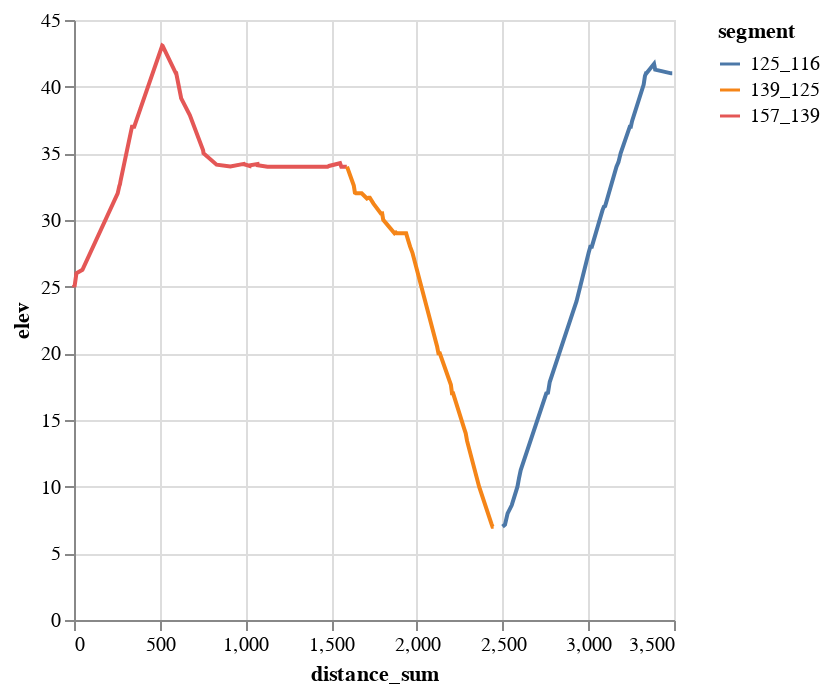

The notebook cell saved with this chart:
### Code cell
# chart_broadway = alt.Chart(df_walk_broadway).mark_line().encode(
alt.Chart(df_walk_broadway).mark_line().encode(
    x='distance_sum',
    y='elev',
    #y=alt.Y(max=3650),
    color='segment:N'
)
# chart_broadway.show()

### Figure 1 — Vega-Lite specification as saved in the notebook (floating-point values rounded to 4 significant figures)
{"config": {"view": {"continuousWidth": 300, "continuousHeight": 300}}, "data": {"name": "data-aa9ba5f20d703f0951a12227086baf8d"}, "mark": {"type": "line"}, "encoding": {"color": {"field": "segment", "type": "nominal"}, "x": {"field": "distance_sum", "type": "quantitative"}, "y": {"field": "elev", "type": "quantitative"}}, "$schema": "https://vega.github.io/schema/vega-lite/v5.8.0.json", "datasets": {"data-aa9ba5f20d703f0951a12227086baf8d": [{"Unnamed: 0": 0, "lat": 40.83, "long": -73.95, "elev": 25.16, "d_distance": 0.0, "d_height": 0.0, "slope": 0.0, "slope_angle": 0.0, "d_calories": 0.0, "calories_sum": 0.0, "distance_sum": 0.0, "seg_id": 1, "segment": "157_139"}, {"Unnamed: 0": 1, "lat": 40.83, "long": -73.95, "elev": 24.97, "d_distance": 2.787, "d_height": -0.19, "slope": -0.06817, "slope_angle": -3.9, "d_calories": 0.1294, "calories_sum": 0.1294, "distance_sum": 2.787, "seg_id": 1, "segment": "157_139"}, {"Unnamed: 0": 2, "lat": 40.83, "long": -73.95, "elev": 26.01, "d_distance": 11.45, "d_height": 1.04, "slope": 0.0908, "slope_angle": 5.188, "d_calories": 0.9388, "calories_sum": 1.068, "distance_sum": 14.24, "seg_id": 1, "segment": "157_139"}, {"Unnamed: 0": 3, "lat": 40.83, "long": -73.95, "elev": 26.27, "d_distance": 34.98, "d_height": 0.26, "slope": 0.007434, "slope_angle": 0.4259, "d_calories": 1.739, "calories_sum": 2.807, "distance_sum": 49.22, "seg_id": 1, "segment": "157_139"}, {"Unnamed: 0": 4, "lat": 40.83, "long": -73.95, "elev": 32.0, "d_distance": 205.7, "d_height": 5.73, "slope": 0.02786, "slope_angle": 1.596, "d_calories": 12.27, "calories_sum": 15.07, "distance_sum": 254.9, "seg_id": 1, "segment": "157_139"}, {"Unnamed: 0": 5, "lat": 40.83, "long": -73.95, "elev": 32.55, "d_distance": 9.511, "d_height": 0.55, "slope": 0.05783, "slope_angle": 3.31, "d_calories": 0.6685, "calories_sum": 15.74, "distance_sum": 264.4, "seg_id": 1, "segment": "157_139"}, {"Unnamed: 0": 6, "lat": 40.83, "long": -73.95, "elev": 32.55, "d_distance": 0.0, "d_height": 0.0, "slope": 0.0, "slope_angle": 0.0, "d_calories": 0.0, "calories_sum": 15.74, "distance_sum": 264.4, "seg_id": 1, "segment": "157_139"}, {"Unnamed: 0": 7, "lat": 40.83, "long": -73.95, "elev": 32.55, "d_distance": 0.0, "d_height": 0.0, "slope": 0.0, "slope_angle": 0.0, "d_calories": 0.0, "calories_sum": 15.74, "distance_sum": 264.4, "seg_id": 1, "segment": "157_139"}, {"Unnamed: 0": 8, "lat": 40.83, "long": -73.95, "elev": 32.68, "d_distance": 3.734, "d_height": 0.13, "slope": 0.03482, "slope_angle": 1.994, "d_calories": 0.2319, "calories_sum": 15.97, "distance_sum": 268.1, "seg_id": 1, "segment": "157_139"}, {"Unnamed: 0": 9, "lat": 40.83, "long": -73.95, "elev": 32.96, "d_distance": 3.734, "d_height": 0.28, "slope": 0.07499, "slope_angle": 4.289, "d_calories": 0.2852, "calories_sum": 16.26, "distance_sum": 271.9, "seg_id": 1, "segment": "157_139"}, {"Unnamed: 0": 10, "lat": 40.83, "long": -73.95, "elev": 37.0, "d_distance": 66.44, "d_height": 4.04, "slope": 0.06081, "slope_angle": 3.48, "d_calories": 4.74, "calories_sum": 21.0, "distance_sum": 338.3, "seg_id": 1, "segment": "157_139"}, {"Unnamed: 0": 11, "lat": 40.83, "long": -73.95, "elev": 37.0, "d_distance": 12.99, "d_height": 0.0, "slope": 0.0, "slope_angle": 0.0, "d_calories": 0.6459, "calories_sum": 21.64, "distance_sum": 351.3, "seg_id": 1, "segment": "157_139"}, {"Unnamed: 0": 12, "lat": 40.83, "long": -73.95, "elev": 38.42, "d_distance": 38.13, "d_height": 1.42, "slope": 0.03725, "slope_angle": 2.133, "d_calories": 2.401, "calories_sum": 24.05, "distance_sum": 389.4, "seg_id": 1, "segment": "157_139"}, {"Unnamed: 0": 13, "lat": 40.83, "long": -73.95, "elev": 38.47, "d_distance": 1.111, "d_height": 0.05, "slope": 0.04499, "slope_angle": 2.576, "d_calories": 0.07304, "calories_sum": 24.12, "distance_sum": 390.5, "seg_id": 1, "segment": "157_139"}, {"Unnamed: 0": 14, "lat": 40.83, "long": -73.95, "elev": 43.08, "d_distance": 124.2, "d_height": 4.61, "slope": 0.03712, "slope_angle": 2.126, "d_calories": 7.816, "calories_sum": 31.93, "distance_sum": 514.7, "seg_id": 1, "segment": "157_139"}, {"Unnamed: 0": 15, "lat": 40.83, "long": -73.95, "elev": 43.06, "d_distance": 2.376, "d_height": -0.02, "slope": -0.008417, "slope_angle": -0.4822, "d_calories": 0.1181, "calories_sum": 32.05, "distance_sum": 517.1, "seg_id": 1, "segment": "157_139"}, {"Unnamed: 0": 16, "lat": 40.83, "long": -73.95, "elev": 41.0, "d_distance": 77.08, "d_height": -2.06, "slope": -0.02673, "slope_angle": -1.531, "d_calories": 3.58, "calories_sum": 35.63, "distance_sum": 594.2, "seg_id": 1, "segment": "157_139"}, {"Unnamed: 0": 17, "lat": 40.83, "long": -73.95, "elev": 41.0, "d_distance": 2.223, "d_height": 0.0, "slope": 0.0, "slope_angle": 0.0, "d_calories": 0.1105, "calories_sum": 35.74, "distance_sum": 596.4, "seg_id": 1, "segment": "157_139"}, {"Unnamed: 0": 18, "lat": 40.83, "long": -73.95, "elev": 39.22, "d_distance": 27.51, "d_height": -1.78, "slope": -0.06471, "slope_angle": -3.702, "d_calories": 1.277, "calories_sum": 37.02, "distance_sum": 623.9, "seg_id": 1, "segment": "157_139"}, {"Unnamed: 0": 19, "lat": 40.83, "long": -73.95, "elev": 39.13, "d_distance": 0.8408, "d_height": -0.09, "slope": -0.107, "slope_angle": -6.11, "d_calories": 0.03905, "calories_sum": 37.06, "distance_sum": 624.7, "seg_id": 1, "segment": "157_139"}, {"Unnamed: 0": 20, "lat": 40.83, "long": -73.95, "elev": 37.87, "d_distance": 50.7, "d_height": -1.26, "slope": -0.02485, "slope_angle": -1.424, "d_calories": 2.354, "calories_sum": 39.41, "distance_sum": 675.4, "seg_id": 1, "segment": "157_139"}, {"Unnamed: 0": 21, "lat": 40.83, "long": -73.95, "elev": 35.23, "d_distance": 77.63, "d_height": -2.64, "slope": -0.03401, "slope_angle": -1.948, "d_calories": 3.605, "calories_sum": 43.02, "distance_sum": 753.1, "seg_id": 1, "segment": "157_139"}, {"Unnamed: 0": 22, "lat": 40.83, "long": -73.95, "elev": 35.0, "d_distance": 2.376, "d_height": -0.23, "slope": -0.09679, "slope_angle": -5.529, "d_calories": 0.1103, "calories_sum": 43.13, "distance_sum": 755.5, "seg_id": 1, "segment": "157_139"}, {"Unnamed: 0": 23, "lat": 40.83, "long": -73.95, "elev": 35.0, "d_distance": 0.0, "d_height": 0.0, "slope": 0.0, "slope_angle": 0.0, "d_calories": 0.0, "calories_sum": 43.13, "distance_sum": 755.5, "seg_id": 1, "segment": "157_139"}, {"Unnamed: 0": 24, "lat": 40.83, "long": -73.95, "elev": 34.15, "d_distance": 76.25, "d_height": -0.85, "slope": -0.01115, "slope_angle": -0.6387, "d_calories": 3.791, "calories_sum": 46.92, "distance_sum": 831.7, "seg_id": 1, "segment": "157_139"}, {"Unnamed: 0": 25, "lat": 40.83, "long": -73.95, "elev": 34.02, "d_distance": 80.39, "d_height": -0.13, "slope": -0.001617, "slope_angle": -0.09265, "d_calories": 3.997, "calories_sum": 50.92, "distance_sum": 912.1, "seg_id": 1, "segment": "157_139"}, {"Unnamed: 0": 26, "lat": 40.83, "long": -73.95, "elev": 34.21, "d_distance": 78.6, "d_height": 0.19, "slope": 0.002417, "slope_angle": 0.1385, "d_calories": 3.908, "calories_sum": 54.83, "distance_sum": 990.7, "seg_id": 1, "segment": "157_139"}, {"Unnamed: 0": 27, "lat": 40.83, "long": -73.95, "elev": 34.18, "d_distance": 1.394, "d_height": -0.03, "slope": -0.02153, "slope_angle": -1.233, "d_calories": 0.06471, "calories_sum": 54.89, "distance_sum": 992.1, "seg_id": 1, "segment": "157_139"}, {"Unnamed: 0": 28, "lat": 40.83, "long": -73.95, "elev": 34.05, "d_distance": 33.99, "d_height": -0.13, "slope": -0.003824, "slope_angle": -0.2191, "d_calories": 1.69, "calories_sum": 56.58, "distance_sum": 1026.0, "seg_id": 1, "segment": "157_139"}, {"Unnamed: 0": 29, "lat": 40.83, "long": -73.95, "elev": 34.1, "d_distance": 1.394, "d_height": 0.05, "slope": 0.03588, "slope_angle": 2.055, "d_calories": 0.08708, "calories_sum": 56.67, "distance_sum": 1027.0, "seg_id": 1, "segment": "157_139"}, {"Unnamed: 0": 30, "lat": 40.83, "long": -73.95, "elev": 34.19, "d_distance": 43.24, "d_height": 0.09, "slope": 0.002082, "slope_angle": 0.1193, "d_calories": 2.15, "calories_sum": 58.82, "distance_sum": 1071.0, "seg_id": 1, "segment": "157_139"}, {"Unnamed: 0": 31, "lat": 40.83, "long": -73.95, "elev": 34.11, "d_distance": 0.8409, "d_height": -0.08, "slope": -0.09514, "slope_angle": -5.435, "d_calories": 0.03905, "calories_sum": 58.86, "distance_sum": 1072.0, "seg_id": 1, "segment": "157_139"}, {"Unnamed: 0": 32, "lat": 40.83, "long": -73.95, "elev": 34.0, "d_distance": 57.19, "d_height": -0.11, "slope": -0.001923, "slope_angle": -0.1102, "d_calories": 2.843, "calories_sum": 61.7, "distance_sum": 1129.0, "seg_id": 1, "segment": "157_139"}, {"Unnamed: 0": 33, "lat": 40.83, "long": -73.95, "elev": 34.0, "d_distance": 1.111, "d_height": 0.0, "slope": 0.0, "slope_angle": 0.0, "d_calories": 0.05525, "calories_sum": 61.76, "distance_sum": 1130.0, "seg_id": 1, "segment": "157_139"}, {"Unnamed: 0": 34, "lat": 40.83, "long": -73.95, "elev": 34.0, "d_distance": 12.99, "d_height": 0.0, "slope": 0.0, "slope_angle": 0.0, "d_calories": 0.6459, "calories_sum": 62.4, "distance_sum": 1143.0, "seg_id": 1, "segment": "157_139"}, {"Unnamed: 0": 35, "lat": 40.83, "long": -73.95, "elev": 34.0, "d_distance": 12.58, "d_height": 0.0, "slope": 0.0, "slope_angle": 0.0, "d_calories": 0.6252, "calories_sum": 63.03, "distance_sum": 1155.0, "seg_id": 1, "segment": "157_139"}, {"Unnamed: 0": 36, "lat": 40.83, "long": -73.95, "elev": 34.0, "d_distance": 0.8409, "d_height": 0.0, "slope": 0.0, "slope_angle": 0.0, "d_calories": 0.04181, "calories_sum": 63.07, "distance_sum": 1156.0, "seg_id": 1, "segment": "157_139"}, {"Unnamed: 0": 37, "lat": 40.83, "long": -73.95, "elev": 34.0, "d_distance": 12.58, "d_height": 0.0, "slope": 0.0, "slope_angle": 0.0, "d_calories": 0.6252, "calories_sum": 63.69, "distance_sum": 1169.0, "seg_id": 1, "segment": "157_139"}, {"Unnamed: 0": 38, "lat": 40.83, "long": -73.95, "elev": 34.0, "d_distance": 74.08, "d_height": 0.0, "slope": 0.0, "slope_angle": 0.0, "d_calories": 3.683, "calories_sum": 67.38, "distance_sum": 1243.0, "seg_id": 1, "segment": "157_139"}, {"Unnamed: 0": 39, "lat": 40.83, "long": -73.95, "elev": 34.0, "d_distance": 70.17, "d_height": 0.0, "slope": 0.0, "slope_angle": 0.0, "d_calories": 3.489, "calories_sum": 70.87, "distance_sum": 1313.0, "seg_id": 1, "segment": "157_139"}, {"Unnamed: 0": 40, "lat": 40.83, "long": -73.95, "elev": 34.0, "d_distance": 5.111, "d_height": 0.0, "slope": 0.0, "slope_angle": 0.0, "d_calories": 0.2541, "calories_sum": 71.12, "distance_sum": 1318.0, "seg_id": 1, "segment": "157_139"}, {"Unnamed: 0": 41, "lat": 40.83, "long": -73.95, "elev": 34.0, "d_distance": 2.376, "d_height": 0.0, "slope": 0.0, "slope_angle": 0.0, "d_calories": 0.1181, "calories_sum": 71.24, "distance_sum": 1321.0, "seg_id": 1, "segment": "157_139"}, {"Unnamed: 0": 42, "lat": 40.83, "long": -73.95, "elev": 34.0, "d_distance": 7.882, "d_height": 0.0, "slope": 0.0, "slope_angle": 0.0, "d_calories": 0.3919, "calories_sum": 71.63, "distance_sum": 1328.0, "seg_id": 1, "segment": "157_139"}, {"Unnamed: 0": 43, "lat": 40.82, "long": -73.95, "elev": 34.0, "d_distance": 63.27, "d_height": 0.0, "slope": 0.0, "slope_angle": 0.0, "d_calories": 3.146, "calories_sum": 74.78, "distance_sum": 1392.0, "seg_id": 1, "segment": "157_139"}, {"Unnamed: 0": 44, "lat": 40.82, "long": -73.95, "elev": 34.0, "d_distance": 7.882, "d_height": 0.0, "slope": 0.0, "slope_angle": 0.0, "d_calories": 0.3919, "calories_sum": 75.17, "distance_sum": 1400.0, "seg_id": 1, "segment": "157_139"}, {"Unnamed: 0": 45, "lat": 40.82, "long": -73.95, "elev": 34.0, "d_distance": 6.495, "d_height": 0.0, "slope": 0.0, "slope_angle": 0.0, "d_calories": 0.3229, "calories_sum": 75.49, "distance_sum": 1406.0, "seg_id": 1, "segment": "157_139"}, {"Unnamed: 0": 46, "lat": 40.82, "long": -73.95, "elev": 34.0, "d_distance": 26.53, "d_height": 0.0, "slope": 0.0, "slope_angle": 0.0, "d_calories": 1.319, "calories_sum": 76.81, "distance_sum": 1433.0, "seg_id": 1, "segment": "157_139"}, {"Unnamed: 0": 47, "lat": 40.82, "long": -73.95, "elev": 34.0, "d_distance": 1.111, "d_height": 0.0, "slope": 0.0, "slope_angle": 0.0, "d_calories": 0.05525, "calories_sum": 76.86, "distance_sum": 1434.0, "seg_id": 1, "segment": "157_139"}, {"Unnamed: 0": 48, "lat": 40.82, "long": -73.95, "elev": 34.0, "d_distance": 38.13, "d_height": 0.0, "slope": 0.0, "slope_angle": 0.0, "d_calories": 1.896, "calories_sum": 78.76, "distance_sum": 1472.0, "seg_id": 1, "segment": "157_139"}, {"Unnamed: 0": 49, "lat": 40.82, "long": -73.95, "elev": 34.0, "d_distance": 7.882, "d_height": 0.0, "slope": 0.0, "slope_angle": 0.0, "d_calories": 0.3919, "calories_sum": 79.15, "distance_sum": 1480.0, "seg_id": 1, "segment": "157_139"}, {"Unnamed: 0": 50, "lat": 40.82, "long": -73.95, "elev": 34.05, "d_distance": 7.129, "d_height": 0.05, "slope": 0.007014, "slope_angle": 0.4019, "d_calories": 0.3544, "calories_sum": 79.51, "distance_sum": 1487.0, "seg_id": 1, "segment": "157_139"}, {"Unnamed: 0": 51, "lat": 40.82, "long": -73.95, "elev": 34.26, "d_distance": 65.06, "d_height": 0.21, "slope": 0.003228, "slope_angle": 0.1849, "d_calories": 3.235, "calories_sum": 82.74, "distance_sum": 1552.0, "seg_id": 1, "segment": "157_139"}, {"Unnamed: 0": 52, "lat": 40.82, "long": -73.95, "elev": 34.0, "d_distance": 7.468, "d_height": -0.26, "slope": -0.03482, "slope_angle": -1.994, "d_calories": 0.3468, "calories_sum": 83.09, "distance_sum": 1559.0, "seg_id": 1, "segment": "157_139"}, {"Unnamed: 0": 53, "lat": 40.82, "long": -73.95, "elev": 34.0, "d_distance": 1.394, "d_height": 0.0, "slope": 0.0, "slope_angle": 0.0, "d_calories": 0.06929, "calories_sum": 83.16, "distance_sum": 1561.0, "seg_id": 1, "segment": "157_139"}, {"Unnamed: 0": 54, "lat": 40.82, "long": -73.95, "elev": 34.0, "d_distance": 5.111, "d_height": 0.0, "slope": 0.0, "slope_angle": 0.0, "d_calories": 0.2541, "calories_sum": 83.41, "distance_sum": 1566.0, "seg_id": 1, "segment": "157_139"}, {"Unnamed: 0": 55, "lat": 40.82, "long": -73.95, "elev": 34.0, "d_distance": 25.56, "d_height": 0.0, "slope": 0.0, "slope_angle": 0.0, "d_calories": 1.271, "calories_sum": 84.68, "distance_sum": 1591.0, "seg_id": 1, "segment": "157_139"}, {"Unnamed: 0": 56, "lat": 40.82, "long": -73.95, "elev": 34.0, "d_distance": 1.111, "d_height": 0.0, "slope": 0.0, "slope_angle": 0.0, "d_calories": 0.05525, "calories_sum": 84.74, "distance_sum": 1593.0, "seg_id": 2, "segment": "139_125"}, {"Unnamed: 0": 57, "lat": 40.82, "long": -73.95, "elev": 32.59, "d_distance": 39.51, "d_height": -1.41, "slope": -0.03569, "slope_angle": -2.044, "d_calories": 1.835, "calories_sum": 86.57, "distance_sum": 1632.0, "seg_id": 2, "segment": "139_125"}, {"Unnamed: 0": 58, "lat": 40.82, "long": -73.95, "elev": 32.05, "d_distance": 6.495, "d_height": -0.54, "slope": -0.08314, "slope_angle": -4.753, "d_calories": 0.3016, "calories_sum": 86.87, "distance_sum": 1639.0, "seg_id": 2, "segment": "139_125"}, {"Unnamed: 0": 59, "lat": 40.82, "long": -73.95, "elev": 32.0, "d_distance": 6.495, "d_height": -0.05, "slope": -0.007698, "slope_angle": -0.4411, "d_calories": 0.3229, "calories_sum": 87.2, "distance_sum": 1645.0, "seg_id": 2, "segment": "139_125"}, {"Unnamed: 0": 60, "lat": 40.82, "long": -73.95, "elev": 32.0, "d_distance": 33.02, "d_height": 0.0, "slope": 0.0, "slope_angle": 0.0, "d_calories": 1.642, "calories_sum": 88.84, "distance_sum": 1678.0, "seg_id": 2, "segment": "139_125"}, {"Unnamed: 0": 61, "lat": 40.82, "long": -73.95, "elev": 32.0, "d_distance": 0.0, "d_height": 0.0, "slope": 0.0, "slope_angle": 0.0, "d_calories": 0.0, "calories_sum": 88.84, "distance_sum": 1678.0, "seg_id": 2, "segment": "139_125"}, {"Unnamed: 0": 62, "lat": 40.82, "long": -73.95, "elev": 31.61, "d_distance": 30.67, "d_height": -0.39, "slope": -0.01272, "slope_angle": -0.7286, "d_calories": 1.525, "calories_sum": 90.36, "distance_sum": 1709.0, "seg_id": 2, "segment": "139_125"}, {"Unnamed: 0": 63, "lat": 40.82, "long": -73.95, "elev": 31.67, "d_distance": 8.842, "d_height": 0.06, "slope": 0.006785, "slope_angle": 0.3888, "d_calories": 0.4396, "calories_sum": 90.8, "distance_sum": 1718.0, "seg_id": 2, "segment": "139_125"}, {"Unnamed: 0": 64, "lat": 40.82, "long": -73.95, "elev": 31.67, "d_distance": 0.0, "d_height": 0.0, "slope": 0.0, "slope_angle": 0.0, "d_calories": 0.0, "calories_sum": 90.8, "distance_sum": 1718.0, "seg_id": 2, "segment": "139_125"}, {"Unnamed: 0": 65, "lat": 40.82, "long": -73.95, "elev": 31.67, "d_distance": 7.883, "d_height": 0.0, "slope": 0.0, "slope_angle": 0.0, "d_calories": 0.3919, "calories_sum": 91.19, "distance_sum": 1725.0, "seg_id": 2, "segment": "139_125"}, {"Unnamed: 0": 66, "lat": 40.82, "long": -73.95, "elev": 31.23, "d_distance": 21.42, "d_height": -0.44, "slope": -0.02054, "slope_angle": -1.177, "d_calories": 0.9946, "calories_sum": 92.19, "distance_sum": 1747.0, "seg_id": 2, "segment": "139_125"}, {"Unnamed: 0": 67, "lat": 40.82, "long": -73.95, "elev": 31.23, "d_distance": 0.0, "d_height": 0.0, "slope": 0.0, "slope_angle": 0.0, "d_calories": 0.0, "calories_sum": 92.19, "distance_sum": 1747.0, "seg_id": 2, "segment": "139_125"}, {"Unnamed: 0": 68, "lat": 40.82, "long": -73.95, "elev": 30.49, "d_distance": 42.84, "d_height": -0.74, "slope": -0.01728, "slope_angle": -0.9897, "d_calories": 2.13, "calories_sum": 94.32, "distance_sum": 1790.0, "seg_id": 2, "segment": "139_125"}, {"Unnamed: 0": 69, "lat": 40.82, "long": -73.95, "elev": 30.5, "d_distance": 7.883, "d_height": 0.01, "slope": 0.001269, "slope_angle": 0.07269, "d_calories": 0.3919, "calories_sum": 94.71, "distance_sum": 1798.0, "seg_id": 2, "segment": "139_125"}, {"Unnamed: 0": 70, "lat": 40.82, "long": -73.95, "elev": 30.4, "d_distance": 1.111, "d_height": -0.1, "slope": -0.08999, "slope_angle": -5.142, "d_calories": 0.05161, "calories_sum": 94.76, "distance_sum": 1799.0, "seg_id": 2, "segment": "139_125"}, {"Unnamed: 0": 71, "lat": 40.82, "long": -73.95, "elev": 30.01, "d_distance": 5.111, "d_height": -0.39, "slope": -0.07631, "slope_angle": -4.364, "d_calories": 0.2374, "calories_sum": 95.0, "distance_sum": 1804.0, "seg_id": 2, "segment": "139_125"}, {"Unnamed: 0": 72, "lat": 40.82, "long": -73.95, "elev": 29.0, "d_distance": 66.03, "d_height": -1.01, "slope": -0.0153, "slope_angle": -0.8763, "d_calories": 3.283, "calories_sum": 98.28, "distance_sum": 1870.0, "seg_id": 2, "segment": "139_125"}, {"Unnamed: 0": 73, "lat": 40.82, "long": -73.95, "elev": 29.05, "d_distance": 6.102, "d_height": 0.05, "slope": 0.008194, "slope_angle": 0.4695, "d_calories": 0.3034, "calories_sum": 98.59, "distance_sum": 1876.0, "seg_id": 2, "segment": "139_125"}, {"Unnamed: 0": 74, "lat": 40.82, "long": -73.95, "elev": 29.06, "d_distance": 1.394, "d_height": 0.01, "slope": 0.007176, "slope_angle": 0.4111, "d_calories": 0.06929, "calories_sum": 98.66, "distance_sum": 1877.0, "seg_id": 2, "segment": "139_125"}, {"Unnamed: 0": 75, "lat": 40.82, "long": -73.95, "elev": 29.0, "d_distance": 5.111, "d_height": -0.06, "slope": -0.01174, "slope_angle": -0.6726, "d_calories": 0.2541, "calories_sum": 98.91, "distance_sum": 1882.0, "seg_id": 2, "segment": "139_125"}, {"Unnamed: 0": 76, "lat": 40.82, "long": -73.96, "elev": 29.0, "d_distance": 53.87, "d_height": 0.0, "slope": 0.0, "slope_angle": 0.0, "d_calories": 2.679, "calories_sum": 101.6, "distance_sum": 1936.0, "seg_id": 2, "segment": "139_125"}, {"Unnamed: 0": 77, "lat": 40.82, "long": -73.96, "elev": 29.0, "d_distance": 1.111, "d_height": 0.0, "slope": 0.0, "slope_angle": 0.0, "d_calories": 0.05525, "calories_sum": 101.6, "distance_sum": 1937.0, "seg_id": 2, "segment": "139_125"}, {"Unnamed: 0": 78, "lat": 40.82, "long": -73.96, "elev": 28.49, "d_distance": 11.61, "d_height": -0.51, "slope": -0.04395, "slope_angle": -2.516, "d_calories": 0.5389, "calories_sum": 102.2, "distance_sum": 1949.0, "seg_id": 2, "segment": "139_125"}, {"Unnamed: 0": 79, "lat": 40.82, "long": -73.96, "elev": 28.0, "d_distance": 11.61, "d_height": -0.49, "slope": -0.04222, "slope_angle": -2.418, "d_calories": 0.5389, "calories_sum": 102.7, "distance_sum": 1961.0, "seg_id": 2, "segment": "139_125"}, {"Unnamed: 0": 80, "lat": 40.82, "long": -73.96, "elev": 27.54, "d_distance": 13.57, "d_height": -0.46, "slope": -0.0339, "slope_angle": -1.942, "d_calories": 0.6301, "calories_sum": 103.4, "distance_sum": 1974.0, "seg_id": 2, "segment": "139_125"}, {"Unnamed: 0": 81, "lat": 40.82, "long": -73.96, "elev": 20.49, "d_distance": 144.2, "d_height": -7.05, "slope": -0.04888, "slope_angle": -2.798, "d_calories": 6.698, "calories_sum": 110.0, "distance_sum": 2118.0, "seg_id": 2, "segment": "139_125"}, {"Unnamed: 0": 82, "lat": 40.82, "long": -73.96, "elev": 20.0, "d_distance": 7.468, "d_height": -0.49, "slope": -0.06561, "slope_angle": -3.754, "d_calories": 0.3468, "calories_sum": 110.4, "distance_sum": 2126.0, "seg_id": 2, "segment": "139_125"}, {"Unnamed: 0": 83, "lat": 40.82, "long": -73.96, "elev": 20.0, "d_distance": 7.883, "d_height": 0.0, "slope": 0.0, "slope_angle": 0.0, "d_calories": 0.3919, "calories_sum": 110.8, "distance_sum": 2134.0, "seg_id": 2, "segment": "139_125"}, {"Unnamed: 0": 84, "lat": 40.82, "long": -73.96, "elev": 17.64, "d_distance": 64.65, "d_height": -2.36, "slope": -0.0365, "slope_angle": -2.09, "d_calories": 3.002, "calories_sum": 113.8, "distance_sum": 2198.0, "seg_id": 2, "segment": "139_125"}, {"Unnamed: 0": 85, "lat": 40.82, "long": -73.96, "elev": 17.0, "d_distance": 6.495, "d_height": -0.64, "slope": -0.09853, "slope_angle": -5.627, "d_calories": 0.3016, "calories_sum": 114.1, "distance_sum": 2205.0, "seg_id": 2, "segment": "139_125"}, {"Unnamed: 0": 86, "lat": 40.82, "long": -73.96, "elev": 17.0, "d_distance": 6.495, "d_height": 0.0, "slope": 0.0, "slope_angle": 0.0, "d_calories": 0.3229, "calories_sum": 114.4, "distance_sum": 2211.0, "seg_id": 2, "segment": "139_125"}, {"Unnamed: 0": 87, "lat": 40.82, "long": -73.96, "elev": 14.29, "d_distance": 66.03, "d_height": -2.71, "slope": -0.04104, "slope_angle": -2.35, "d_calories": 3.067, "calories_sum": 117.5, "distance_sum": 2278.0, "seg_id": 2, "segment": "139_125"}, {"Unnamed: 0": 88, "lat": 40.82, "long": -73.96, "elev": 14.0, "d_distance": 7.468, "d_height": -0.29, "slope": -0.03883, "slope_angle": -2.224, "d_calories": 0.3468, "calories_sum": 117.8, "distance_sum": 2285.0, "seg_id": 2, "segment": "139_125"}, {"Unnamed: 0": 89, "lat": 40.82, "long": -73.96, "elev": 13.43, "d_distance": 7.883, "d_height": -0.57, "slope": -0.07231, "slope_angle": -4.136, "d_calories": 0.3661, "calories_sum": 118.2, "distance_sum": 2293.0, "seg_id": 2, "segment": "139_125"}, {"Unnamed: 0": 90, "lat": 40.82, "long": -73.96, "elev": 10.0, "d_distance": 70.34, "d_height": -3.43, "slope": -0.04876, "slope_angle": -2.792, "d_calories": 3.267, "calories_sum": 121.5, "distance_sum": 2363.0, "seg_id": 2, "segment": "139_125"}, {"Unnamed: 0": 91, "lat": 40.82, "long": -73.96, "elev": 7.23, "d_distance": 71.56, "d_height": -2.77, "slope": -0.03871, "slope_angle": -2.217, "d_calories": 3.323, "calories_sum": 124.8, "distance_sum": 2435.0, "seg_id": 2, "segment": "139_125"}, {"Unnamed: 0": 92, "lat": 40.82, "long": -73.96, "elev": 7.0, "d_distance": 6.495, "d_height": -0.23, "slope": -0.03541, "slope_angle": -2.028, "d_calories": 0.3016, "calories_sum": 125.1, "distance_sum": 2441.0, "seg_id": 2, "segment": "139_125"}, {"Unnamed: 0": 93, "lat": 40.82, "long": -73.96, "elev": 7.0, "d_distance": 6.495, "d_height": 0.0, "slope": 0.0, "slope_angle": 0.0, "d_calories": 0.3229, "calories_sum": 125.4, "distance_sum": 2448.0, "seg_id": 2, "segment": "139_125"}, {"Unnamed: 0": 94, "lat": 40.82, "long": -73.96, "elev": 7.0, "d_distance": 51.96, "d_height": 0.0, "slope": 0.0, "slope_angle": 0.0, "d_calories": 2.584, "calories_sum": 128.0, "distance_sum": 2500.0, "seg_id": 3, "segment": "125_116"}, {"Unnamed: 0": 95, "lat": 40.82, "long": -73.96, "elev": 7.15, "d_distance": 14.38, "d_height": 0.15, "slope": 0.01043, "slope_angle": 0.5977, "d_calories": 0.7149, "calories_sum": 128.7, "distance_sum": 2514.0, "seg_id": 3, "segment": "125_116"}, {"Unnamed: 0": 96, "lat": 40.82, "long": -73.96, "elev": 8.0, "d_distance": 15.33, "d_height": 0.85, "slope": 0.05543, "slope_angle": 3.173, "d_calories": 1.065, "calories_sum": 129.8, "distance_sum": 2529.0, "seg_id": 3, "segment": "125_116"}, {"Unnamed: 0": 97, "lat": 40.82, "long": -73.96, "elev": 8.6, "d_distance": 23.78, "d_height": 0.6, "slope": 0.02523, "slope_angle": 1.446, "d_calories": 1.396, "calories_sum": 131.2, "distance_sum": 2553.0, "seg_id": 3, "segment": "125_116"}, {"Unnamed: 0": 98, "lat": 40.82, "long": -73.96, "elev": 10.0, "d_distance": 33.61, "d_height": 1.4, "slope": 0.04166, "slope_angle": 2.385, "d_calories": 2.169, "calories_sum": 133.3, "distance_sum": 2587.0, "seg_id": 3, "segment": "125_116"}, {"Unnamed: 0": 99, "lat": 40.82, "long": -73.96, "elev": 10.62, "d_distance": 8.843, "d_height": 0.62, "slope": 0.07011, "slope_angle": 4.011, "d_calories": 0.6601, "calories_sum": 134.0, "distance_sum": 2596.0, "seg_id": 3, "segment": "125_116"}, {"Unnamed: 0": 100, "lat": 40.82, "long": -73.96, "elev": 11.24, "d_distance": 10.22, "d_height": 0.62, "slope": 0.06065, "slope_angle": 3.471, "d_calories": 0.7288, "calories_sum": 134.7, "distance_sum": 2606.0, "seg_id": 3, "segment": "125_116"}, {"Unnamed: 0": 101, "lat": 40.81, "long": -73.96, "elev": 17.0, "d_distance": 149.2, "d_height": 5.76, "slope": 0.03861, "slope_angle": 2.211, "d_calories": 9.468, "calories_sum": 144.2, "distance_sum": 2755.0, "seg_id": 3, "segment": "125_116"}, {"Unnamed: 0": 102, "lat": 40.81, "long": -73.96, "elev": 17.04, "d_distance": 9.834, "d_height": 0.04, "slope": 0.004067, "slope_angle": 0.233, "d_calories": 0.489, "calories_sum": 144.7, "distance_sum": 2765.0, "seg_id": 3, "segment": "125_116"}, {"Unnamed: 0": 103, "lat": 40.81, "long": -73.96, "elev": 17.85, "d_distance": 10.22, "d_height": 0.81, "slope": 0.07924, "slope_angle": 4.531, "d_calories": 0.7961, "calories_sum": 145.5, "distance_sum": 2775.0, "seg_id": 3, "segment": "125_116"}, {"Unnamed: 0": 104, "lat": 40.81, "long": -73.96, "elev": 23.0, "d_distance": 132.6, "d_height": 5.15, "slope": 0.03883, "slope_angle": 2.223, "d_calories": 8.428, "calories_sum": 153.9, "distance_sum": 2908.0, "seg_id": 3, "segment": "125_116"}, {"Unnamed: 0": 105, "lat": 40.81, "long": -73.96, "elev": 23.91, "d_distance": 23.78, "d_height": 0.91, "slope": 0.03827, "slope_angle": 2.192, "d_calories": 1.506, "calories_sum": 155.4, "distance_sum": 2932.0, "seg_id": 3, "segment": "125_116"}, {"Unnamed: 0": 106, "lat": 40.81, "long": -73.96, "elev": 27.53, "d_distance": 70.18, "d_height": 3.62, "slope": 0.05158, "slope_angle": 2.953, "d_calories": 4.777, "calories_sum": 160.2, "distance_sum": 3002.0, "seg_id": 3, "segment": "125_116"}, {"Unnamed: 0": 107, "lat": 40.81, "long": -73.96, "elev": 28.0, "d_distance": 10.22, "d_height": 0.47, "slope": 0.04598, "slope_angle": 2.632, "d_calories": 0.6755, "calories_sum": 160.9, "distance_sum": 3012.0, "seg_id": 3, "segment": "125_116"}, {"Unnamed: 0": 108, "lat": 40.81, "long": -73.96, "elev": 28.0, "d_distance": 8.843, "d_height": 0.0, "slope": 0.0, "slope_angle": 0.0, "d_calories": 0.4397, "calories_sum": 161.3, "distance_sum": 3021.0, "seg_id": 3, "segment": "125_116"}, {"Unnamed: 0": 109, "lat": 40.81, "long": -73.96, "elev": 30.74, "d_distance": 62.3, "d_height": 2.74, "slope": 0.04398, "slope_angle": 2.518, "d_calories": 4.073, "calories_sum": 165.4, "distance_sum": 3083.0, "seg_id": 3, "segment": "125_116"}, {"Unnamed: 0": 110, "lat": 40.81, "long": -73.96, "elev": 31.0, "d_distance": 7.883, "d_height": 0.26, "slope": 0.03298, "slope_angle": 1.889, "d_calories": 0.4845, "calories_sum": 165.9, "distance_sum": 3091.0, "seg_id": 3, "segment": "125_116"}, {"Unnamed: 0": 111, "lat": 40.81, "long": -73.96, "elev": 31.04, "d_distance": 7.468, "d_height": 0.04, "slope": 0.005356, "slope_angle": 0.3069, "d_calories": 0.3713, "calories_sum": 166.2, "distance_sum": 3098.0, "seg_id": 3, "segment": "125_116"}, {"Unnamed: 0": 112, "lat": 40.81, "long": -73.96, "elev": 34.0, "d_distance": 66.03, "d_height": 2.96, "slope": 0.04482, "slope_angle": 2.567, "d_calories": 4.337, "calories_sum": 170.6, "distance_sum": 3164.0, "seg_id": 3, "segment": "125_116"}, {"Unnamed: 0": 113, "lat": 40.81, "long": -73.96, "elev": 34.34, "d_distance": 11.61, "d_height": 0.34, "slope": 0.0293, "slope_angle": 1.678, "d_calories": 0.6981, "calories_sum": 171.3, "distance_sum": 3176.0, "seg_id": 3, "segment": "125_116"}, {"Unnamed: 0": 114, "lat": 40.81, "long": -73.96, "elev": 35.0, "d_distance": 12.58, "d_height": 0.66, "slope": 0.05248, "slope_angle": 3.004, "d_calories": 0.8601, "calories_sum": 172.1, "distance_sum": 3189.0, "seg_id": 3, "segment": "125_116"}, {"Unnamed: 0": 115, "lat": 40.81, "long": -73.96, "elev": 37.0, "d_distance": 53.46, "d_height": 2.0, "slope": 0.03741, "slope_angle": 2.142, "d_calories": 3.37, "calories_sum": 175.5, "distance_sum": 3242.0, "seg_id": 3, "segment": "125_116"}, {"Unnamed: 0": 116, "lat": 40.81, "long": -73.96, "elev": 37.0, "d_distance": 6.102, "d_height": 0.0, "slope": 0.0, "slope_angle": 0.0, "d_calories": 0.3034, "calories_sum": 175.8, "distance_sum": 3248.0, "seg_id": 3, "segment": "125_116"}, {"Unnamed: 0": 117, "lat": 40.81, "long": -73.96, "elev": 37.43, "d_distance": 7.468, "d_height": 0.43, "slope": 0.05758, "slope_angle": 3.295, "d_calories": 0.5243, "calories_sum": 176.3, "distance_sum": 3256.0, "seg_id": 3, "segment": "125_116"}, {"Unnamed: 0": 118, "lat": 40.81, "long": -73.96, "elev": 40.16, "d_distance": 67.41, "d_height": 2.73, "slope": 0.0405, "slope_angle": 2.319, "d_calories": 4.324, "calories_sum": 180.6, "distance_sum": 3323.0, "seg_id": 3, "segment": "125_116"}, {"Unnamed: 0": 119, "lat": 40.81, "long": -73.96, "elev": 40.8, "d_distance": 7.468, "d_height": 0.64, "slope": 0.0857, "slope_angle": 4.898, "d_calories": 0.5987, "calories_sum": 181.2, "distance_sum": 3331.0, "seg_id": 3, "segment": "125_116"}, {"Unnamed: 0": 120, "lat": 40.81, "long": -73.96, "elev": 41.0, "d_distance": 6.102, "d_height": 0.2, "slope": 0.03277, "slope_angle": 1.877, "d_calories": 0.3746, "calories_sum": 181.6, "distance_sum": 3337.0, "seg_id": 3, "segment": "125_116"}, {"Unnamed: 0": 121, "lat": 40.81, "long": -73.96, "elev": 41.0, "d_distance": 2.787, "d_height": 0.0, "slope": 0.0, "slope_angle": 0.0, "d_calories": 0.1386, "calories_sum": 181.8, "distance_sum": 3339.0, "seg_id": 3, "segment": "125_116"}, {"Unnamed: 0": 122, "lat": 40.81, "long": -73.96, "elev": 41.71, "d_distance": 44.21, "d_height": 0.71, "slope": 0.01606, "slope_angle": 0.92, "d_calories": 2.198, "calories_sum": 184.0, "distance_sum": 3384.0, "seg_id": 3, "segment": "125_116"}, {"Unnamed: 0": 123, "lat": 40.81, "long": -73.96, "elev": 41.28, "d_distance": 6.495, "d_height": -0.43, "slope": -0.0662, "slope_angle": -3.787, "d_calories": 0.3016, "calories_sum": 184.3, "distance_sum": 3390.0, "seg_id": 3, "segment": "125_116"}, {"Unnamed: 0": 124, "lat": 40.81, "long": -73.96, "elev": 41.0, "d_distance": 93.54, "d_height": -0.28, "slope": -0.002993, "slope_angle": -0.1715, "d_calories": 4.651, "calories_sum": 188.9, "distance_sum": 3484.0, "seg_id": 3, "segment": "125_116"}, {"Unnamed: 0": 125, "lat": 40.81, "long": -73.96, "elev": 41.0, "d_distance": 6.048, "d_height": 0.0, "slope": 0.0, "slope_angle": 0.0, "d_calories": 0.3007, "calories_sum": 189.2, "distance_sum": 3490.0, "seg_id": 3, "segment": "125_116"}]}}
